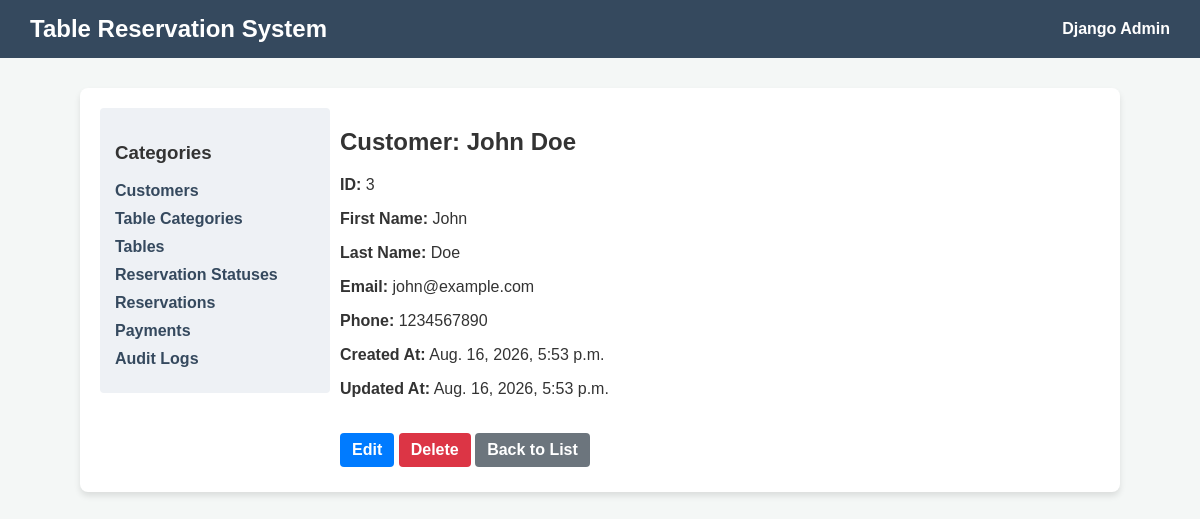
The page /customers/3/ on the database its author committed.
### reservation_app/models.py (models this page shows, shortened)
class Customer(models.Model):
    first_name = models.CharField(max_length=100)
    last_name = models.CharField(max_length=100)
    email = models.EmailField(unique=True)
    phone = models.CharField(max_length=50, unique=True)
    created_at = models.DateTimeField(auto_now_add=True)
    updated_at = models.DateTimeField(auto_now=True)
    class Meta:
        ordering = ['last_name', 'first_name']

### reservation_app/views.py (the view)
# urls.py: path('customers/<int:pk>/', views.CustomerDetailView.as_view(), name='customer_detail'),
@method_decorator(csrf_exempt, name='dispatch')
class CustomerDetailView(View):
    def get(self, request, pk):
        customer = get_object_or_404(Customer, pk=pk)
        if wants_json(request):
            return JsonResponse({
                'id': customer.id, 'first_name': customer.first_name, 'last_name': customer.last_name,
                'email': customer.email, 'phone': customer.phone,
                'created_at': customer.created_at.isoformat(), 'updated_at': customer.updated_at.isoformat()
            })
        fields = {
            'ID': customer.id,
            'First Name': customer.first_name,
            'Last Name': customer.last_name,
            'Email': customer.email,
            'Phone': customer.phone,
            'Created At': customer.created_at,
            'Updated At': customer.updated_at
        }
        return render(request, 'reservation_app/detail.html', {
            'title': f"Customer: {customer.first_name} {customer.last_name}",
            'fields': fields,
            'edit_url': reverse('reservation_app:customer_update', args=[customer.id]),
            'delete_url': reverse('reservation_app:customer_delete', args=[customer.id]),
            'list_url': reverse('reservation_app:customer_list')
        })

### reservation_app/views.py (called while the page is built)
def wants_json(request):
    return (
        request.headers.get('Accept') == 'application/json' or
        request.GET.get('format') == 'json' or
        request.content_type == 'application/json'
    )

### reservation_app/templates/reservation_app/detail.html (shortened to what this page needs)
{% extends 'reservation_app/base.html' %}
{% block content %}
    <h2>{{ title }}</h2>
    <div style="margin-top: 20px;">
        {% for label, val in fields.items %}
            <p><strong>{{ label }}:</strong> {{ val }}</p>
        {% endfor %}
    </div>
    <div style="margin-top: 30px;">
        {% if edit_url %}
            <a href="{{ edit_url }}" class="btn btn-primary">Edit</a>
        {% endif %}
        {% if delete_url %}
            <a href="{{ delete_url }}" class="btn btn-danger">Delete</a>
        {% endif %}
        <a href="{{ list_url }}" class="btn btn-secondary">Back to List</a>
    </div>
{% endblock %}

### reservation_app/templates/reservation_app/base.html (style rules this page uses)
body { font-family: sans-serif; margin: 0; padding: 0; background-color: #f4f7f6; color: #333; }
.btn { display: inline-block; padding: 8px 12px; margin: 5px 0; text-decoration: none; border-radius: 4px; font-weight: bold; text-align: center; }
.btn-primary { background: #007bff; color: white; border: none; cursor: pointer; }
.btn-danger { background: #dc3545; color: white; }
.btn-secondary { background: #6c757d; color: white; }

### rows shown on the page
Customer: fields "John" "Doe" "john@example.com" "1234567890" "Aug. 16, 2026, 5:53 p.m." "Aug. 16, 2026, 5:53 p.m."

### other values the page prints
{{ title }} "Customer: John Doe"
{{ label }} "ID" "First Name" "Last Name" "Email" "Phone" "Created At" "Updated At"
{{ val }} "3"
